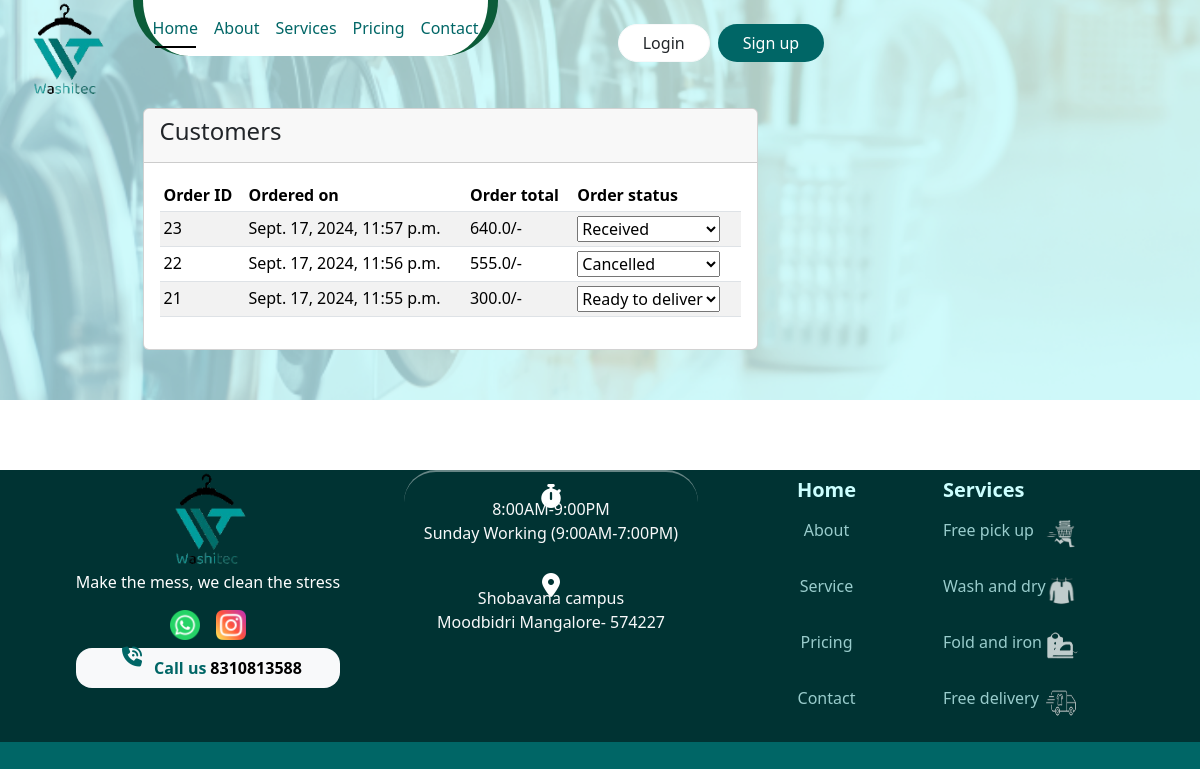
/customerorders/24, run on an earlier commit of the app's database.
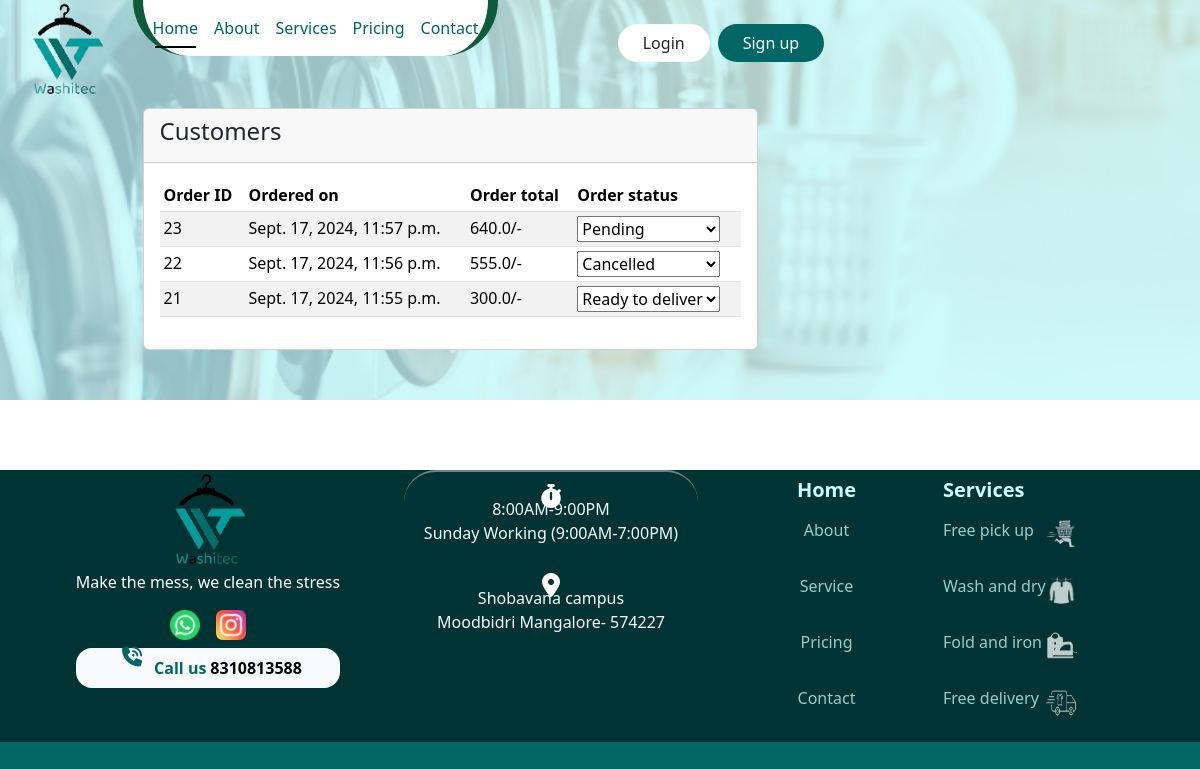
And on a later commit of the database.
### newapp/models.py (models this page shows, shortened)
class Order(models.Model):
    userobj = models.ForeignKey("auth.User", on_delete=models.CASCADE)
    usertype = models.CharField(max_length=20)
    orderdatetime = models.DateTimeField(auto_now_add=True)
    clothes = models.IntegerField()
    comfort = models.BooleanField()
    dettol = models.BooleanField()
    iron = models.IntegerField()
    bedspread = models.IntegerField()
    mediumblanket = models.IntegerField()
    largeblanket = models.IntegerField()
    totalprice = models.FloatField()
    status = models.CharField(max_length=15, default="Received")

### newapp/views.py (the view)
# urls.py: path('customerorders/<int:cid>', render_customer_orders, name="customer_orders"),
def render_customer_orders(request, cid):
    orders = Order.objects.filter(userobj=Customer.objects.get(id=cid).userobj)[::-1]
    return render(request, "customer_orders.html", {"orders": orders})

### templates/customer_orders.html (shortened to what this page needs)
{% load static %}
<!DOCTYPE html>
<html lang="en">
<head>
    <link rel="stylesheet" href="{% static 'css/style.css' %}">
    <link href="https://cdn.jsdelivr.net/npm/bootstrap@5.3.3/dist/css/bootstrap.min.css" rel="stylesheet"
>
</head>
<body>
    <div class="banner">
    </div>
    <div class="container-fluid p-0 m-0" style="background-color: transparent;">
        <div class="row m-0">
            <div class="col-lg-9">
                {% include 'navbar.html' %}
                <div class="container-fluid mt-0 m-0">
                    <div class="row m-0 mt-2">
                        <div class="container col-lg-9">
                            <div class="card">
                                <div class="card-header">
                                    <h4>Customers</h4>
                                </div>
                                <div class="card-body">
                                    <div class="table-responsive">
                                    <table class="table table-striped table-sm" id="orderTable">
                                        <thead>
                                            <tr>
                                                <th scope="col">Order ID</th>
                                                <th scope="col">Ordered on</th>
                                                <th scope="col">Order total</th>
                                                <th scope="col">Order status</th>
                                            </tr>
                                        </thead>
                                        <tbody>
                                            {% for i in orders %}
                                            <tr>
                                                <td>{{ i.id }}</td>
                                                <td>{{ i.orderdatetime }}</td>
                                                <td>{{ i.totalprice }}/-</td>
                                                <td>
                                                    <select class="statusDropdown" data-order-id="{{ i.id }}">
                                                        <option value="Pending" {% if i.status == "Pending" %}selected{% endif %}>Pending</option>
                                                        <option value="Received" {% if i.status == "Received" %}selected{% endif %}>Received</option>
                                                        <option value="Cancelled" {% if i.status == "Cancelled" %}selected{% endif %}>Cancelled</option>
                                                        <option value="Ready to deliver" {% if i.status == "Ready to deliver" %}selected{% endif %}>Ready to deliver</option>
                                                    </select>
                                                </td>
                                            </tr>
                                            {% endfor %}
                                        </tbody>
                                    </table>
                                </div>
                                </div>
                            </div>
                        </div>
                    </div>
                </div>
            </div>
        </div>
        <br><br><br><br><br>
        {% include 'footer.html' %}
</body>
</html>

What changed in the data, as far as the page shows it:
changed Order id 23: status+id "Received" → "Pending"
